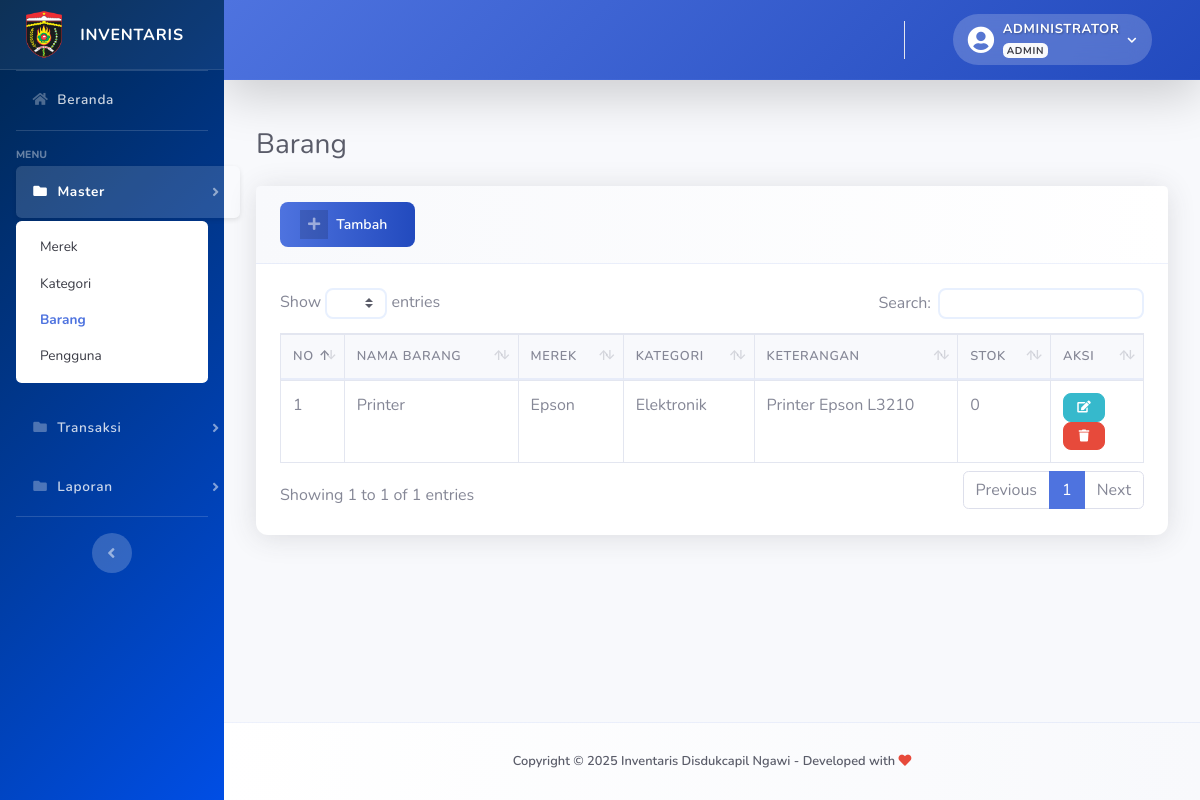
Screenshot of /?barang (signed in) with the database file from the repository.
### tables this page shows
CREATE TABLE `barang` (
  `idbarang` int(11) NOT NULL,
  `merek_id` int(11) NOT NULL,
  `kategori_id` int(11) NOT NULL,
  `nama_barang` varchar(128) NOT NULL,
  `keterangan` varchar(256) NOT NULL,
  `stok` int(11) NOT NULL
);

CREATE TABLE `merek` (
  `idmerek` int(11) NOT NULL,
  `nama_merek` varchar(128) NOT NULL,
  `keterangan` varchar(256) NOT NULL
);

CREATE TABLE `kategori` (
  `idkategori` int(11) NOT NULL,
  `nama_kategori` varchar(128) NOT NULL,
  `keterangan` varchar(256) NOT NULL
);

### config/function.php (the view, shortened to what this page needs)
<?php
function encrypt($str) {
return base64_encode($str);
}
function base_url(){
    $base_url= ((isset($_SERVER['HTTPS']) && $_SERVER['HTTPS'] == "on") ? "https" : "http");
    $base_url.= "://".$_SERVER['HTTP_HOST'];
    $base_url.= str_replace(basename($_SERVER['SCRIPT_NAME']),"",$_SERVER['SCRIPT_NAME']);
    return $base_url;
}
?>

### config/function.php (the view, shortened to what this page needs)
<?php
function encrypt($str) {
return base64_encode($str);
}
function base_url(){
    $base_url= ((isset($_SERVER['HTTPS']) && $_SERVER['HTTPS'] == "on") ? "https" : "http");
    $base_url.= "://".$_SERVER['HTTP_HOST'];
    $base_url.= str_replace(basename($_SERVER['SCRIPT_NAME']),"",$_SERVER['SCRIPT_NAME']);
    return $base_url;
}
?>

### views/master/barang.php (shortened to what this page needs)
<div class="container-fluid">
    <div class="d-sm-flex align-items-center justify-content-between mb-4">
        <h1 class="h3 mb-0 text-gray-800">Barang</h1>
    </div>
    <div class="card shadow mb-4">
        <?php if($_SESSION['level']=='admin'):?>
        <div class="card-header py-3">
            <a href="#" class="btn btn-primary btn-icon-split btn-sm" data-toggle="modal" data-target="#barangModal"
                onclick="submit('add')">
                <span class="icon text-white-50">
                    <i class="fas fa-plus"></i>
                </span>
                <span class="text">Tambah</span>
            </a>
        </div>
        <?php endif; ?>
        <div class="card-body">
            <div class="table-responsive">
                <table class="table table-bordered table-hover" id="dataTable" width="100%" cellspacing="0">
                    <thead>
                        <tr>
                            <th width="20">NO</th>
                            <th>NAMA BARANG</th>
                            <th>MEREK</th>
                            <th>KATEGORI</th>
                            <th>KETERANGAN</th>
                            <th>STOK</th>
                            <?php if($_SESSION['level']=='admin'):?>
                            <th width="50">AKSI</th>
                            <?php endif; ?>
                        </tr>
                    </thead>
                    <tbody>
                        <?php
                        $n=1;
                        $query = mysqli_query($con,"SELECT x.*,x1.nama_merek,x2.nama_kategori FROM barang x JOIN merek x1 ON x1.idmerek=x.merek_id JOIN kategori x2 ON x2.idkategori=x.kategori_id ORDER BY x.idbarang DESC")or die(mysqli_error($con));
                        while($row = mysqli_fetch_array($query)):
                        ?>
                        <tr>
                            <td><?= $n++; ?></td>
                            <td><?= $row['nama_barang']; ?></td>
                            <td><?= $row['nama_merek']; ?></td>
                            <td><?= $row['nama_kategori']; ?></td>
                            <td><?= $row['keterangan']; ?></td>
                            <td><?= $row['stok']; ?></td>
                            <?php if($_SESSION['level']=='admin'):?>
                            <td>
                                <a href="#barangModal" data-toggle="modal" onclick="submit(<?=$row['idbarang'];?>)"
                                    class="btn btn-sm btn-circle btn-info"><i class="fas fa-edit"></i></a>
                                <a href="<?=base_url();?>/process/barang.php?act=<?=encrypt('delete');?>&id=<?=encrypt($row['idbarang']);?>"
                                    class="btn btn-sm btn-circle btn-danger btn-hapus"><i class="fas fa-trash"></i></a>
                            </td>
                            <?php endif; ?>
                        </tr>
                        <?php endwhile; ?>
                    </tbody>
                </table>
            </div>
        </div>
    </div>
</div>

### assets/css/custom-style.css (style rules this page uses)
:root { --primary-blue: #1a75ff; --dark-blue: #004ee5; --light-blue: #e6f0ff; --accent-blue: #00264d; --pure-white: #ffffff; --off-white: #f8f9fc; --light-gray: #f0f2f8; --dark-gray: #2c3e50; --black: #1a1a1a; }
.container-fluid { padding: 1.5rem 2rem; }
.card { border: none; border-radius: 0.75rem; box-shadow: 0 0.15rem 1.75rem 0 rgba(58, 59, 69, 0.1); transition: all 0.3s ease; }
.card-header { background: linear-gradient(to right, #f8f9fc, #ffffff); border-bottom: 1px solid rgba(78, 115, 223, 0.1); padding: 1.25rem 1.5rem; }
.table thead th { background: #f8f9fc; border-bottom: 2px solid rgba(78, 115, 223, 0.1); font-weight: 600; text-transform: uppercase; font-size: 0.8rem; letter-spacing: 0.05em; }
.btn { font-weight: 600; padding: 0.5rem 1.25rem; border-radius: 0.5rem; transition: all 0.3s ease; }
.btn-primary { background: linear-gradient(to right, #4e73df, #224abe); border: none; }
.card-body { padding: 1.5rem; }

### rows the page displays
barang: nama_barang "Printer", merek.nama_merek "Epson", kategori.nama_kategori "Elektronik", keterangan "Printer Epson L3210", stok "0"

### other values shown
$_SESSION['fullname'] "ADMINISTRATOR"
$_SESSION['level'] "ADMIN"
